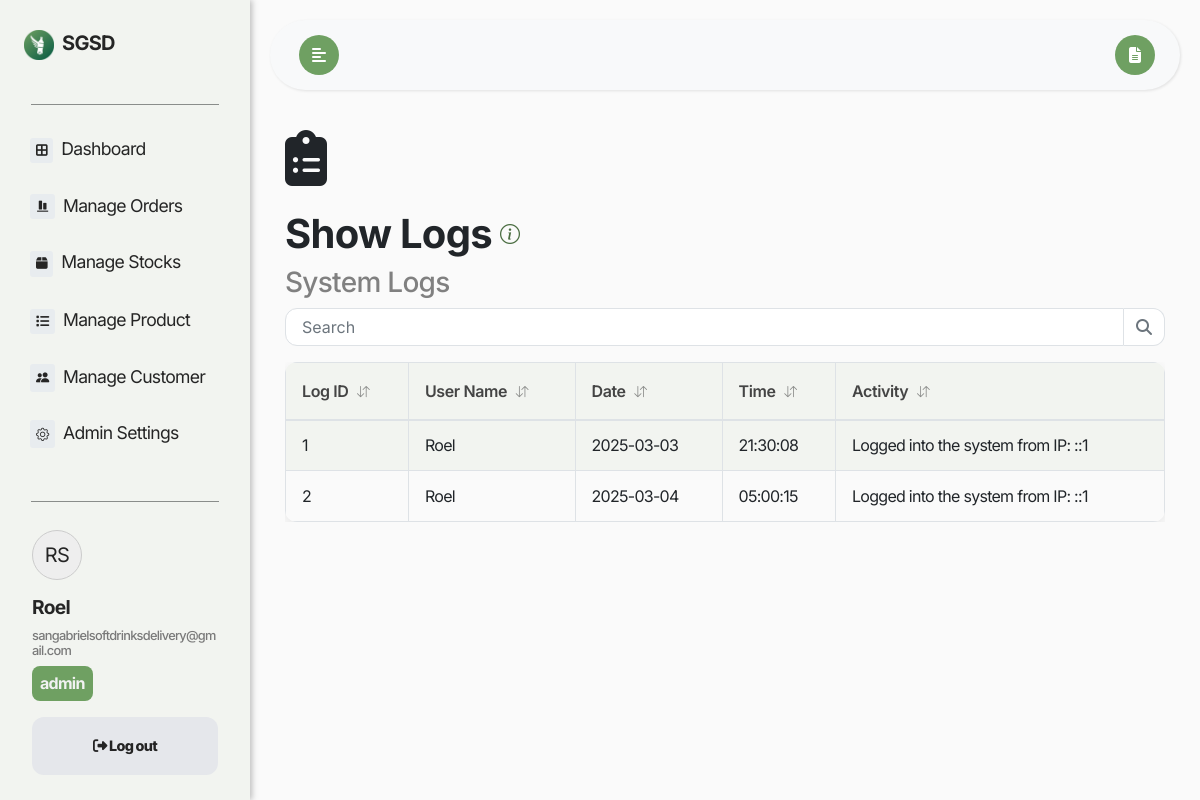
The page /Logs/index.php (signed in) on the database as committed earlier.
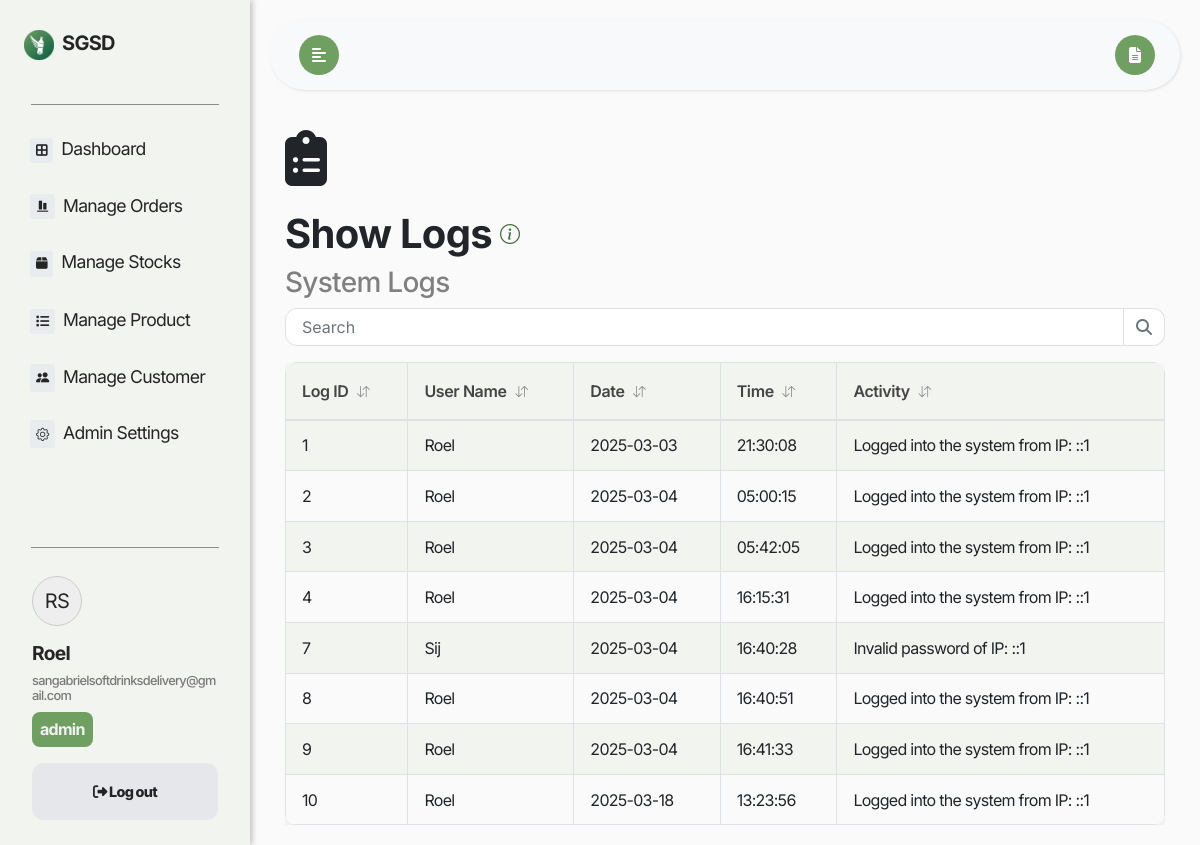
The same page on the database as committed later.
### tables this page shows
CREATE TABLE `Users` (
  `User_ID` int(11) NOT NULL,
  `Role` varchar(50) NOT NULL,
  `First_Name` varchar(255) NOT NULL,
  `Last_Name` varchar(255) NOT NULL,
  `Email` varchar(255) NOT NULL,
  `Password_hash` varchar(255) NOT NULL,
  `reset_token_hash` varchar(64) DEFAULT NULL,
  `reset_token_expires_at` datetime DEFAULT NULL,
  `account_activation_hash` varchar(64) DEFAULT NULL
);

CREATE TABLE `Logs` (
  `Log_ID` int(11) NOT NULL,
  `User_ID` int(11) DEFAULT NULL,
  `User_Full_Name` varchar(255) DEFAULT NULL,
  `Order_ID` int(11) DEFAULT NULL,
  `Date` date DEFAULT NULL,
  `Time` time DEFAULT NULL,
  `Activity` varchar(255) DEFAULT NULL
);

### check_session.php (called while the page is built, shortened)
<?php
require_once('../dbconnect.php');
$user_email = $_SESSION['email'];
$sql = "SELECT User_ID, First_Name, Email, Role FROM Users WHERE Email = ?";
$stmt = $conn->prepare($sql);
$stmt->bind_param("s", $user_email);
$stmt->execute();
$result = $stmt->get_result();
$row = $result->fetch_assoc();
$user_role = $row['Role'];
?>

### Logs/index.php (the view, shortened to what this page needs)
<?php
include('../check_session.php');
include '../dbconnect.php';
$user_email = $_SESSION['email'];
$query = "SELECT First_Name, Last_Name FROM Users WHERE Email = ?";
$stmt = $conn->prepare($query);
$stmt->bind_param("s", $user_email);
$stmt->execute();
$stmt->bind_result($user_first_name, $user_last_name);
$query = "SELECT Logs.Log_ID,
                 Users.First_Name AS First_Name,
                 Logs.Date,
                 Logs.Time,
                 Logs.Activity
          FROM Logs
          INNER JOIN Users ON Logs.User_ID = Users.User_ID";
$result = $conn->query($query);
?>
<!DOCTYPE html>
<html lang="en">
<head>
    <link rel="stylesheet" href="https://cdn.jsdelivr.net/npm/bootstrap@4.6.0/dist/css/bootstrap.min.css">
    <link rel="stylesheet" href="https://cdnjs.cloudflare.com/ajax/libs/font-awesome/5.15.3/css/all.min.css">
    <link href='https://unpkg.com/boxicons@2.1.4/css/boxicons.min.css' rel='stylesheet'>
    <link rel="stylesheet" href="https://cdn.jsdelivr.net/npm/bootstrap-icons@1.11.3/font/bootstrap-icons.min.css">
    <link rel="stylesheet" href="https://cdnjs.cloudflare.com/ajax/libs/font-awesome/6.2.0/css/all.min.css">
    <link rel="stylesheet" href="https://cdn.jsdelivr.net/npm/bootstrap-icons@1.3.0/font/bootstrap-icons.css">
    <link rel="stylesheet" href="../style/styles.css">
</head>
<body>
<div class="wrapper">
    <nav id="sidebar">
        <div class="sidebar-header mt-4 mb-4">
            <div class="d-flex justify-content-between align-items-center">
                <a class="navbar-brand m-0 p-1" href="#">
                <img src="../logo.png" alt="SGSD Logo" width="30" height="30" class="mr-1"> SGSD
                </a>
            </div>
        </div>
        <hr class="line">
        <ul class="list-unstyled components p-0">
            <li>
                <a href="../Dashboard" class="sidebar-items-a">
                    <i class="fa-solid fa-border-all" style="font-size:13.28px; background-color: #e8ecef; padding: 6px; border-radius: 3px;"></i>
                    <span>&nbsp;Dashboard</span>
                </a>
            </li>
            <?php if ($user_role !== 'driver') :
            ?>
                <li>
                    <a href="../ManageOrders">
                        <i class="bx bxs-objects-vertical-bottom" style="font-size:13.28px; background-color: #e8ecef; padding: 6px; border-radius: 3px;"></i>
                        <span>&nbsp;Manage Orders</span>
                    </a>
                </li>
            <?php endif; ?>
            <?php if ($user_role === 'admin' || $user_role === 'staff') :
            ?>
                <li>
                    <a href="../ManageStocks">
                        <i class="fa-solid fa-box" style="font-size:13.28px; background-color: #e8ecef; padding: 6px; border-radius: 3px;"></i>
                        <span>&nbsp;Manage Stocks</span>
                    </a>
                </li>
                <li>
                    <a href="../ManageProducts">
                        <i class="fa-solid fa-list" style="font-size:13.28px; background-color: #e8ecef; padding: 6px; border-radius: 3px;"></i>
                        <span>&nbsp;Manage Product</span>
                    </a>
                </li>
            <?php endif; ?>
            <?php if ($user_role === 'admin') :
            ?>
                <li>
                    <a href="../ManageCustomers">
                        <i class="bi bi-people-fill" style="font-size:13.28px; background-color: #e8ecef; padding: 6px; border-radius: 3px;"></i>
                        <span>&nbsp;Manage Customer</span>
                    </a>
                </li>
                <li>
                    <a href="../AdminSettings">
                        <i class="bi bi-gear" style="font-size:13.28px; background-color: #e8ecef; padding: 6px; border-radius: 3px;"></i>
                        <span>&nbsp;Admin Settings</span>
                    </a>
                </li>
            <?php endif; ?>
        </ul>
        <div class="sidebar-spacer"></div>
        <hr class="line">
        <ul class="list-unstyled CTAs pt-0 mb-0 sidebar-bottom">
            <li class="sidebar-username pb-2">
                <div class="align-items-center">
                    <div class="profile-initials rounded-circle d-flex align-items-center justify-content-center mb-3" style="width: 50px; height: 50px; border: 1px solid #ccc; background-color: #eee; font-size: 20px;">
                        <?php
                            echo strtoupper(substr($user_first_name, 0, 1) . substr($user_last_name, 0, 1));
                        ?>
                    </div>
                    <div>
                        <h1><?php echo htmlspecialchars($user_first_name); ?></h1>
                        <h2><?php echo htmlspecialchars($user_email); ?></h2>
                        <h5 style="font-size: 1em; background-color: #6fa062; color: #F2f2f2; font-weight: 700; padding: 8px; border-radius: 8px; width: fit-content;"><?php echo htmlspecialchars($user_role); ?></h5>
                    </div>
                </div>
            </li>
            <li>
                <a href="#" class="logout">
                <i class="fa-solid fa-sign-out-alt"></i>
                <span>Log out</span>
                </a>
            </li>
        </ul>
    </nav>
    <div id="content">
    <nav class="navbar navbar-expand-lg navbar-light bg-light" id="mainNavbar">
            <div class="container-fluid">
                <button type="button" id="sidebarCollapse" class="btn btn-info ml-1" data-toggle="tooltip" data-placement="bottom" title="Toggle Sidebar">
                    <i class="fas fa-align-left"></i>
                </button>
                <button class="btn btn-dark d-inline-block ml-auto" type="button" id="manualButton" data-toggle="tooltip" data-placement="bottom" title="View Manual">
                    <i class="fas fa-file-alt"></i>
                </button>
            </div>
        </nav>
        <div class="container mt-4">
            <div class="pb-4">
            <i class="fa-solid fa-clipboard-list" style="font-size:56px;"></i>
            </div>
            <div class="d-flex align-items-center">
                <h1><b>Show Logs</b></h1>
                <i class="bi bi-info-circle pl-2 pb-2" style="font-size: 20px; color:rgb(74, 109, 65); font-weight: bold;" data-toggle="tooltip" data-placement="top" title="This page audits and tracks user activity."></i>
            </div>
            <h3 style="color: gray;">System Logs</h3>
            <div class="d-flex align-items-center justify-content-between mb-3">
            <div class="input-group">
                <input type="search" class="form-control" placeholder="Search" aria-label="Search" id="searchInput">
                <button class="btn btn-outline-secondary" type="button" id="search">
                <i class="fa fa-search"></i>
                </button>
            </div>
            </div>
            <div style="max-height: 750px; overflow-y: auto; overflow-x: hidden;">
            <div class="table-responsive d-none d-md-block">
            <table class="table table-striped table-bordered" id="logsTable">
                <thead>
                <tr>
                    <th onclick="sortTable(0)">Log ID <i class="bi bi-arrow-down-up"></i></th>
                    <th onclick="sortTable(1)">User Name <i class="bi bi-arrow-down-up"></i></th>
                    <th onclick="sortTable(3)">Date <i class="bi bi-arrow-down-up"></i></th>
                    <th onclick="sortTable(4)">Time <i class="bi bi-arrow-down-up"></i></th>
                    <th onclick="sortTable(5)">Activity <i class="bi bi-arrow-down-up"></i></th>
                </tr>
                </thead>
                <tbody>
                <?php if (mysqli_num_rows($result) > 0): ?>
                    <?php while ($row = mysqli_fetch_assoc($result)): ?>
                    <tr>
                        <td><?php echo $row['Log_ID']; ?></td>
                        <td><?php echo $row['First_Name']; ?></td>
                        <td><?php echo $row['Date']; ?></td>
                        <td><?php echo $row['Time']; ?></td>
                        <td><?php echo $row['Activity']; ?></td>
                    </tr>
                    <?php endwhile; ?>
                <?php else: ?>
                    <tr>
                    <td colspan="6">No logs found.</td>
                    </tr>
                <?php endif; ?>
                </tbody>
            </table>
            </div>
        </div>
        </div>
        </div>
    </div>

### style/styles.css (style rules this page uses)
a.logout { display: flex; justify-content: center; align-items: center; text-align: center; width: 186px; font-weight: 800; border-radius: 12px !important; padding: 18px !important; background: #e5e7eb; color: #242424; margin: 0 auto; }
#sidebar { display: flex; flex-direction: column; min-height: 100vh; overflow-y: auto; overflow-x: hidden; }
.sidebar-spacer { flex-grow: 1; }
.sidebar-bottom { margin-top: auto; }
#searchInput { border-top-left-radius: 12px; border-bottom-left-radius: 12px; }
#search { border-top-right-radius: 12px; border-bottom-right-radius: 12px; }
.input-group .form-control { border-radius: 10px 0 0 10px; border: 1px solid #dee2e6; padding: 0.6rem 1rem; transition: all 0.3s; }
.input-group .btn-outline-secondary { border-radius: 0 10px 10px 0; border: 1px solid #dee2e6; border-left: none; background-color: #fff; color: #6c757d; transition: all 0.3s; }
.form-control { border-radius: 10px; padding: 0.75rem 1rem; border: 1px solid #ced4da; transition: all 0.3s ease; }

### Logs/index.php (style rules this page uses)
body { font-family: 'Inter', sans-serif !important; background: #fafafa; letter-spacing: -0.045em; }
a, a:hover, a:focus { color: inherit; text-decoration: none; transition: all 0.3s; }
.navbar { padding: 15px 10px; background: #fff; border: none; border-radius: 0; margin-bottom: 40px; box-shadow: 1px 1px 3px rgba(0, 0, 0, 0.1); }
.wrapper { display: flex; width: 100%; align-items: stretch; }
#sidebar { min-width: 250px; max-width: 250px; background: #f2f4f0; color: #252525; transition: all 0.3s; box-shadow: 2px 0 6px rgba(0, 0, 0, 0.25); }
#sidebar { display: flex; flex-direction: column; min-height: 100vh; }
.sidebar-spacer { flex-grow: 1; }
.sidebar-bottom { margin-top: auto; }
#sidebar .sidebar-header { padding: 0px 20px; background: #f2f4f0; }
#sidebar ul.components { padding: 20px 0; }
#sidebar ul li a { padding: 15px 30px; font-size: 1.1em; display: block; transition: transform 0.3s; }
ul.CTAs { padding: 20px; }
ul.CTAs a { text-align: center; font-size: 0.9em !important; display: block; border-radius: 5px; margin-bottom: 5px; }
#manualButton, #sidebarCollapse { background: #6fa062; border: none; cursor: pointer; border-radius: 24px; width: 40px; height: 40px; transition: transform 0.3s; }
#sidebarNavbar, #mainNavbar { border-radius: 36px; box-shadow: 1px 1px 3px rgba(0, 0, 0, 0.1); }
hr.line { border-top: 1px solid #8a8d8b; width: 75%; }
.sidebar-header { font-weight: 700; letter-spacing: -0.045em; }
.sidebar-username { padding: 12px; letter-spacing: -0.045em !important; white-space: normal; word-wrap: break-word; overflow-wrap: break-word; }
.sidebar-username h1 { width: 75%; font-size: 1.2em !important; font-weight: 700; }
.sidebar-username h2 { font-size: 0.8em; color: #797979; }
#content { width: 100%; padding: 20px; min-height: 100vh; transition: all 0.3s; }
.table-striped>tbody>tr:nth-child(odd)>td, .table-striped>tbody>tr:nth-child(odd)>th { background-color: #f2f4f0; }
.table-responsive { border-radius: 12px; overflow: hidden; box-shadow: 0 4px 12px rgba(0,0,0,0.08); }
.table { margin-bottom: 0; }
.table thead th { background-color: #f2f4f0; color: #444; font-weight: 600; border-bottom: 2px solid #dee2e6; cursor: pointer; padding: 1rem; letter-spacing: -0.025em; position: relative; transition: background-color 0.3s; }
.table thead th i { font-size: 0.8rem; margin-left: 5px; opacity: 0.6; }
.table tbody tr { transition: background-color 0.2s; }
.table td { padding: 0.8rem 1rem; vertical-align: middle; }

Rows that differ between the two databases and show on the page:
added logs: Log_ID "3", User_ID.First_Name "Roel", Date "2025-03-04", Time "05:42:05", Activity "Logged into the system from IP: ::1"
added logs: Log_ID "4", User_ID.First_Name "Roel", Date "2025-03-04", Time "16:15:31", Activity "Logged into the system from IP: ::1"
added logs: Log_ID "7", User_ID.First_Name "Sij", Date "2025-03-04", Time "16:40:28", Activity "Invalid password of IP: ::1"
added logs: Log_ID "8", User_ID.First_Name "Roel", Date "2025-03-04", Time "16:40:51", Activity "Logged into the system from IP: ::1"
added logs: Log_ID "9", User_ID.First_Name "Roel", Date "2025-03-04", Time "16:41:33", Activity "Logged into the system from IP: ::1"
added logs: Log_ID "10", User_ID.First_Name "Roel", Date "2025-03-18", Time "13:23:56", Activity "Logged into the system from IP: ::1"
